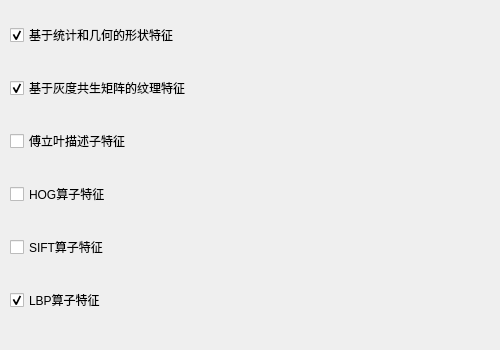
<?xml version="1.0" encoding="UTF-8"?>
<ui version="4.0">
    <class>featureFetchWidget</class>
    <widget class="QWidget" name="featureFetchWidget">
        <property name="geometry">
            <rect>
                <x>0</x>
                <y>0</y>
                <width>500</width>
                <height>350</height>
            </rect>
        </property>
        <property name="windowTitle">
            <string>特征提取设置</string>
        </property>
        <widget class="QWidget" name="verticalLayoutWidget">
            <property name="geometry">
                <rect>
                    <x>10</x>
                    <y>0</y>
                    <width>481</width>
                    <height>341</height>
                </rect>
            </property>
            <layout class="QVBoxLayout" name="verticalLayout">
                <item>
                    <layout class="QHBoxLayout" name="horizontalLayout_6">
                        <item>
                            <widget class="QCheckBox" name="geometricCheckBox">
                                <property name="sizePolicy">
                                    <sizepolicy hsizetype="Minimum" vsizetype="Fixed">
                                        <horstretch>0</horstretch>
                                        <verstretch>0</verstretch>
                                    </sizepolicy>
                                </property>
                                <property name="text">
                                    <string>基于统计和几何的形状特征</string>
                                </property>
                                <property name="checked">
                                    <bool>true</bool>
                                </property>
                                <property name="autoExclusive">
                                    <bool>false</bool>
                                </property>
                            </widget>
                        </item>
                    </layout>
                </item>
                <item>
                    <layout class="QHBoxLayout" name="horizontalLayout_5">
                        <item>
                            <widget class="QCheckBox" name="glcmCheckBox">
                                <property name="text">
                                    <string>基于灰度共生矩阵的纹理特征</string>
                                </property>
                                <property name="checked">
                                    <bool>true</bool>
                                </property>
                            </widget>
                        </item>
                    </layout>
                </item>
                <item>
                    <layout class="QHBoxLayout" name="horizontalLayout_4">
                        <item>
                            <widget class="QCheckBox" name="fdCheckBox">
                                <property name="text">
                                    <string>傅立叶描述子特征</string>
                                </property>
                            </widget>
                        </item>
                    </layout>
                </item>
                <item>
                    <layout class="QHBoxLayout" name="horizontalLayout_3">
                        <item>
                            <widget class="QCheckBox" name="hogCheckBox">
                                <property name="text">
                                    <string>HOG算子特征</string>
                                </property>
                            </widget>
                        </item>
                    </layout>
                </item>
                <item>
                    <layout class="QHBoxLayout" name="horizontalLayout">
                        <item>
                            <widget class="QCheckBox" name="siftCheckBox">
                                <property name="text">
                                    <string>SIFT算子特征</string>
                                </property>
                            </widget>
                        </item>
                    </layout>
                </item>
                <item>
                    <layout class="QHBoxLayout" name="horizontalLayout_2">
                        <item>
                            <widget class="QCheckBox" name="lbpCheckBox">
                                <property name="text">
                                    <string>LBP算子特征</string>
                                </property>
                                <property name="checked">
                                    <bool>true</bool>
                                </property>
                            </widget>
                        </item>
                    </layout>
                </item>
            </layout>
        </widget>
    </widget>
    <resources/>
    <connections/>
</ui>
